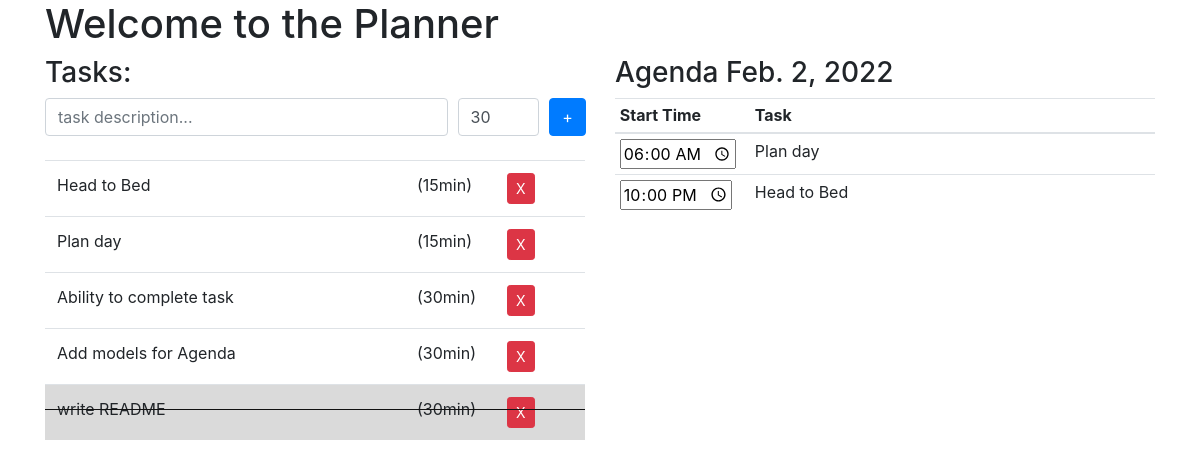
/planner/, run on the app's committed database.
### planner/models.py (models this page shows, shortened)
class Task(models.Model):
    description = models.CharField(max_length=200, null=False)
    minutes_to_complete = models.IntegerField(null=False)
    is_completed = models.BooleanField(default=False)

class Agenda(models.Model):
    date = models.DateField()
    default_begin_time = models.TimeField(default="06:00")
    default_end_time = models.TimeField(default="22:00")
    parent = models.ForeignKey('self',
                               on_delete=models.SET_NULL,
                               blank=True,
                               null=True, )

class AgendaItem(models.Model):
    agenda = models.ForeignKey(Agenda, on_delete=models.CASCADE, related_name='agenda_items')
    start_time = models.TimeField()
    task = models.ForeignKey(Task, on_delete=models.CASCADE, related_name='agenda_items')
    class Meta:
        ordering = ['start_time', ]

### planner/views.py (the view, shortened to what this page needs)
# urls.py: path('', views.IndexPage.as_view(), name='index'),
class IndexPage(generic.edit.FormView):
    template_name = 'planner/index.html'
    form_class = TaskForm
    success_url = '/planner/'
    def get_context_data(self, **kwargs):
        context = super().get_context_data(**kwargs)
        context['tasks'] = Task.objects.order_by('-pk')
        today_agenda = None
        try:
            today_agenda = Agenda.objects.get(date=datetime.now().date())
        except:
            print('not found for today')
        if not today_agenda:
            today_agenda = Agenda.objects.create(date=datetime.now().date())
        context['agenda'] = today_agenda
        return context

### planner/forms.py
class TaskForm(forms.Form):
    description = forms.CharField(label='Task Description', max_length=30,
                                  widget=forms.TextInput(attrs={'placeholder': 'task description...',
                                                                'class': 'form-control'}))
    minutes_to_complete = forms.IntegerField(label='Minutes to Complete', max_value=120, min_value=5, initial=30,
                                             widget=forms.NumberInput(attrs={'class': 'form-control'}))

### planner/templates/planner/index.html (shortened to what this page needs)
{% extends "planner/base.html" %}
{% block content %}
<div class="container">
    <h1>Welcome to the Planner</h1>
</div>
<div class="container">
    <div class="row">
        <div class="col">
            <h3>Tasks:</h3>
            <form id="task-form" method="post", action="/planner/" class="form-row" autocomplete="off">
                <div class="col-9">
                    {{ form.description }}
                </div>
                <div class="col-2">
                    {{ form.minutes_to_complete }}
                </div>
                <div class="col-1">
                    <input class="btn btn-primary" type="submit" value="+">
                </div>
            </form>
            {% if tasks %}
            <table class="table table-hover">
                {% for task in tasks %}
                <tr
                        {% if task.is_completed %} class="table-active strikeout" {% endif %}
                        onclick="(function(){console.log({{task.id}}); window.location='toggle_complete_task/{{ task.id }}'})()">
                    <td class="col-8">{{ task.description  }}</td>
                    <td class="col-2">({{ task.minutes_to_complete }}min)</td>
                    <td class="col-2"><a class="btn btn-sm btn-danger"
                           data-confirm="Are you sure?"
                           data-method="delete"
                           href="delete_task/{{ task.id }}"
                           rel="nofollow">X</a></td>
                </tr>
                {% endfor %}
                <br />
            </table>
            {% endif %}
        </div>
        <div class="col">
            <h3>Agenda {{ agenda.date }}</h3>
            {% if agenda.agenda_items %}
            <table class="table table-sm">
                <thead>
                    <tr>
                        <th scope="col" class="col-3">Start Time</th>
                        <th scope="col" class="col-9">Task</th>
                    </tr>
                </thead>
                <tbody>
                    {% for item in agenda.agenda_items.all %}
                    <tr>
                        <td><input type="time" value="{{ item.start_time|date:'H:i' }}" autocomplete="off"/></td>
                        <td>{{ item.task.description }}</td>
                    </tr>
                    {% endfor %}
                </tbody>
            </table>
            {% endif %}
        </div>
    </div>
</div>
{% endblock %}

### planner/templates/planner/base.html (shortened to what this page needs)
<!DOCTYPE html>
<html lang="en">
<head>
    <link rel="stylesheet" href="https://cdn.jsdelivr.net/npm/bootstrap@4.6.1/dist/css/bootstrap.min.css">
</head>
<body>
    <div id="content">
        {% block content %}{% endblock %}
    </div>
</body>
</html>

### planner/templates/planner/index.html (style rules this page uses)
tr.strikeout td:before { content: " "; position: absolute; top: 45%; left: 0; border-bottom: 1px solid #111; width: 100%; }

### data on the page
Task: description "Head to Bed", minutes_to_complete "15"
Task: description "Plan day", minutes_to_complete "15"
Task: description "Ability to complete task", minutes_to_complete "30"
Task: description "Add models for Agenda", minutes_to_complete "30"
Task: description "write README", minutes_to_complete "30"
Agenda: date "Feb. 2, 2022"
AgendaItem: start_time "06:00", task.description "Plan day"
AgendaItem: start_time "22:00", task.description "Head to Bed"
